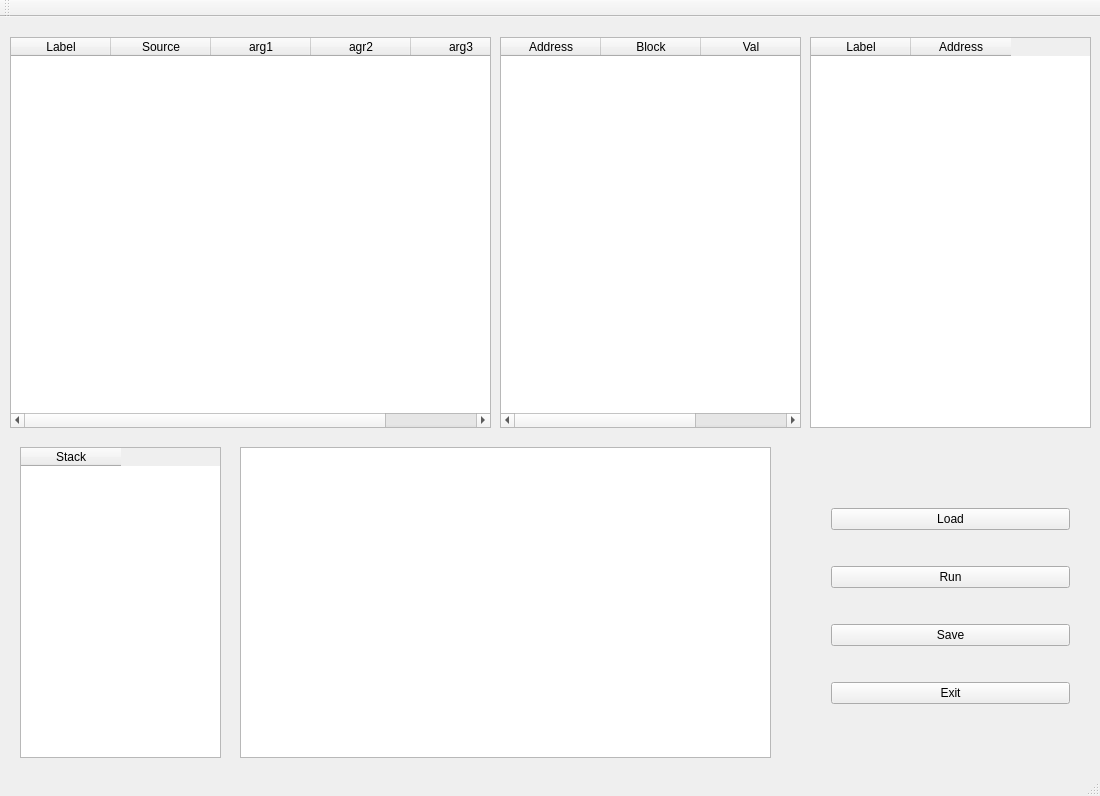
<?xml version="1.0" encoding="UTF-8"?>
<ui version="4.0">
 <class>VirtualMachineClass</class>
 <widget class="QMainWindow" name="VirtualMachineClass">
  <property name="geometry">
   <rect>
    <x>0</x>
    <y>0</y>
    <width>1100</width>
    <height>796</height>
   </rect>
  </property>
  <property name="windowTitle">
   <string>UCodeInterpreter</string>
  </property>
  <widget class="QWidget" name="centralWidget">
   <widget class="QWidget" name="verticalLayoutWidget">
    <property name="geometry">
     <rect>
      <x>820</x>
      <y>450</y>
      <width>261</width>
      <height>281</height>
     </rect>
    </property>
    <layout class="QVBoxLayout" name="verticalLayout">
     <item>
      <widget class="QPushButton" name="LoadButton">
       <property name="text">
        <string>Load</string>
       </property>
      </widget>
     </item>
     <item>
      <widget class="QPushButton" name="RunButton">
       <property name="text">
        <string>Run</string>
       </property>
      </widget>
     </item>
     <item>
      <widget class="QPushButton" name="SaveButton">
       <property name="text">
        <string>Save</string>
       </property>
      </widget>
     </item>
     <item>
      <widget class="QPushButton" name="ExitButton">
       <property name="text">
        <string>Exit</string>
       </property>
      </widget>
     </item>
    </layout>
   </widget>
   <widget class="QTableWidget" name="tableWidget">
    <property name="geometry">
     <rect>
      <x>10</x>
      <y>20</y>
      <width>481</width>
      <height>391</height>
     </rect>
    </property>
    <column>
     <property name="text">
      <string>Label</string>
     </property>
     <property name="font">
      <font>
       <stylestrategy>PreferDefault</stylestrategy>
      </font>
     </property>
    </column>
    <column>
     <property name="text">
      <string>Source</string>
     </property>
    </column>
    <column>
     <property name="text">
      <string>arg1</string>
     </property>
    </column>
    <column>
     <property name="text">
      <string>agr2</string>
     </property>
    </column>
    <column>
     <property name="text">
      <string>arg3</string>
     </property>
    </column>
   </widget>
   <widget class="QTableWidget" name="MemoryTable">
    <property name="geometry">
     <rect>
      <x>500</x>
      <y>20</y>
      <width>301</width>
      <height>391</height>
     </rect>
    </property>
    <column>
     <property name="text">
      <string>Address</string>
     </property>
    </column>
    <column>
     <property name="text">
      <string>Block</string>
     </property>
    </column>
    <column>
     <property name="text">
      <string>Val</string>
     </property>
    </column>
   </widget>
   <widget class="QTableWidget" name="CPUStackTable">
    <property name="geometry">
     <rect>
      <x>20</x>
      <y>430</y>
      <width>201</width>
      <height>311</height>
     </rect>
    </property>
    <column>
     <property name="text">
      <string>Stack</string>
     </property>
    </column>
   </widget>
   <widget class="QTableWidget" name="tableWidget_2">
    <property name="geometry">
     <rect>
      <x>810</x>
      <y>20</y>
      <width>281</width>
      <height>391</height>
     </rect>
    </property>
    <property name="sizeAdjustPolicy">
     <enum>QAbstractScrollArea::SizeAdjustPolicy::AdjustToContents</enum>
    </property>
    <attribute name="horizontalHeaderCascadingSectionResizes">
     <bool>true</bool>
    </attribute>
    <column>
     <property name="text">
      <string>Label</string>
     </property>
    </column>
    <column>
     <property name="text">
      <string>Address</string>
     </property>
    </column>
   </widget>
   <widget class="QTextBrowser" name="textBrowser">
    <property name="geometry">
     <rect>
      <x>240</x>
      <y>430</y>
      <width>531</width>
      <height>311</height>
     </rect>
    </property>
   </widget>
  </widget>
  <widget class="QMenuBar" name="menuBar">
   <property name="geometry">
    <rect>
     <x>0</x>
     <y>0</y>
     <width>1100</width>
     <height>21</height>
    </rect>
   </property>
  </widget>
  <widget class="QToolBar" name="mainToolBar">
   <attribute name="toolBarArea">
    <enum>TopToolBarArea</enum>
   </attribute>
   <attribute name="toolBarBreak">
    <bool>false</bool>
   </attribute>
  </widget>
  <widget class="QStatusBar" name="statusBar"/>
 </widget>
 <layoutdefault spacing="6" margin="11"/>
 <resources>
  <include location="UCodeInterpreter.qrc"/>
 </resources>
 <connections/>
</ui>
